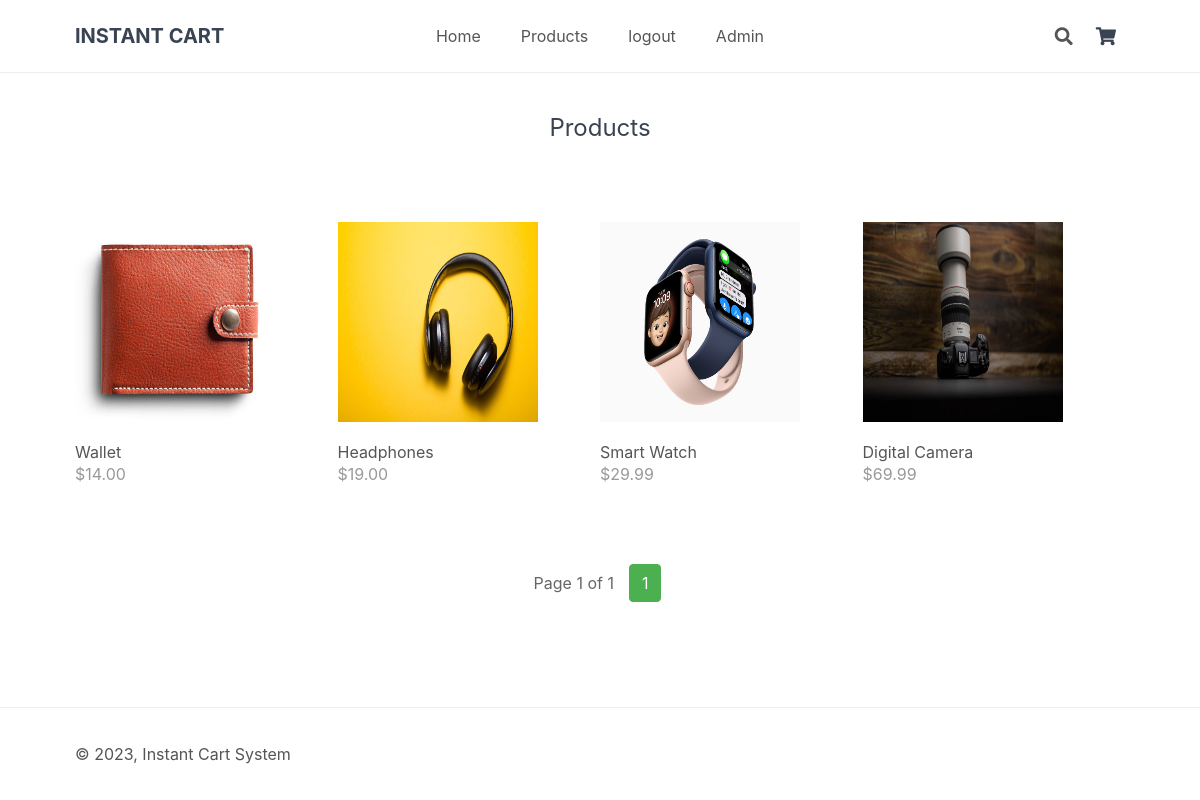
The page /products.php (signed in) on the database its author committed.
### tables this page shows
CREATE TABLE `products` (
  `id` int(11) NOT NULL,
  `name` varchar(200) NOT NULL,
  `desc` text NOT NULL,
  `price` decimal(7,2) NOT NULL,
  `market_price` decimal(7,2) NOT NULL DEFAULT 0.00,
  `quantity` int(11) NOT NULL,
  `img` text NOT NULL,
  `date_added` datetime NOT NULL DEFAULT current_timestamp()
);

### products.php (the view, shortened to what this page needs)
<?php
require_once './database/connection.php';
$productsPerPage = 4;
$page = isset($_GET['p']) ? (int) $_GET['p'] : 1;
$offset = ($page - 1) * $productsPerPage;
$sql = "SELECT * FROM products LIMIT $offset, $productsPerPage";
$result = mysqli_query($connection, $sql);
?>
<html>
<head>
    <?php include './views/header.php'; ?>
</head>
<body>
    <?php include './views/nav.php'; ?>
    <main>
        <div class="products content-wrapper">
            <h1>Products</h1>
              <div class="products-wrapper">
            <?php
            while ($row = mysqli_fetch_assoc($result)) {
                echo '<a href="product.php?id='.$row['id'].'" class="product">';
                echo '<img src="imgs/'.$row['img'].'" width="200" height="200" alt="'.$row['name'].'">';
                echo '<span class="name">'.$row['name'].'</span>';
                echo '<span class="price">$'.$row['price'].'</span>';
                echo '</a>';
            }
            $sql = 'SELECT COUNT(*) AS total FROM products';
            $result = mysqli_query($connection, $sql);
            $row = mysqli_fetch_assoc($result);
            $totalProducts = $row['total'];
            $totalPages = ceil($totalProducts / $productsPerPage);
            echo '</div><div class="pagination">';
            echo '<span class="page">Page '.$page.' of '.$totalPages.'</span>';
            for ($i = 1; $i <= $totalPages; ++$i) {
                if ($i === $page) {
                    echo '<span class="current">'.$i.'</span>';
                } else {
                    echo '<a href="products.php?p='.$i.'">'.$i.'</a>';
                }
            }
            echo '</div>';
            ?>
        </div>
    </main>
    <?php include './views/footer.php'; ?>
</body>
</html>

### style.css (style rules this page uses)
* { box-sizing: border-box; font-family: -apple-system, BlinkMacSystemFont, segoe ui, roboto, oxygen, ubuntu, cantarell, fira sans, droid sans, helvetica neue, Arial, sans-serif; font-size: 16px }
html { height: 100% }
body { position: relative; min-height: 100%; color: #555; background-color: #fff; margin: 0; padding-bottom: 100px }
h1, h2, h3, h4, h5 { color: #394352 }
.content-wrapper { width: 1050px; margin: 0 auto }
main .recentlyadded .products, main .products .products-wrapper { display: flex; flex-wrap: wrap; align-items: center; padding: 40px 0 0 }
main .recentlyadded .products .product, main .products .products-wrapper .product { display: block; overflow: hidden; text-decoration: none; width: 25%; padding-bottom: 60px }
main .recentlyadded .products .product img, main .products .products-wrapper .product img { transform: scale(1); transition: transform 1s }
main .recentlyadded .products .product .name, main .products .products-wrapper .product .name { display: block; color: #555; padding: 20px 0 2px }
main .recentlyadded .products .product .price, main .products .products-wrapper .product .price { display: block; color: #999 }
main>.products h1 { display: block; font-weight: 400; margin: 0; padding: 40px 0; font-size: 24px; text-align: center; width: 100% }
.pagination { margin-top: 20px; display: flex; justify-content: center; align-items: center; }
.pagination a, .pagination .current { margin: 0 5px; padding: 8px 12px; text-decoration: none; color: #333; border: 1px solid #ddd; border-radius: 4px; background-color: #fff; transition: background-color 0.3s; }
.pagination .current { background-color: #4CAF50; color: #fff; border: 1px solid #4CAF50; }
.page { margin-right: 10px; color: #666; }

### rows shown on the page
products: img (picture), name "Wallet", price "14.00"
products: img (picture), name "Headphones", price "19.00"
products: img (picture), name "Smart Watch", price "29.99"
products: img (picture), name "Digital Camera", price "69.99"

### other values the page prints
$_SESSION['name'] "Admin"
$page "1"
$totalPages "1"
